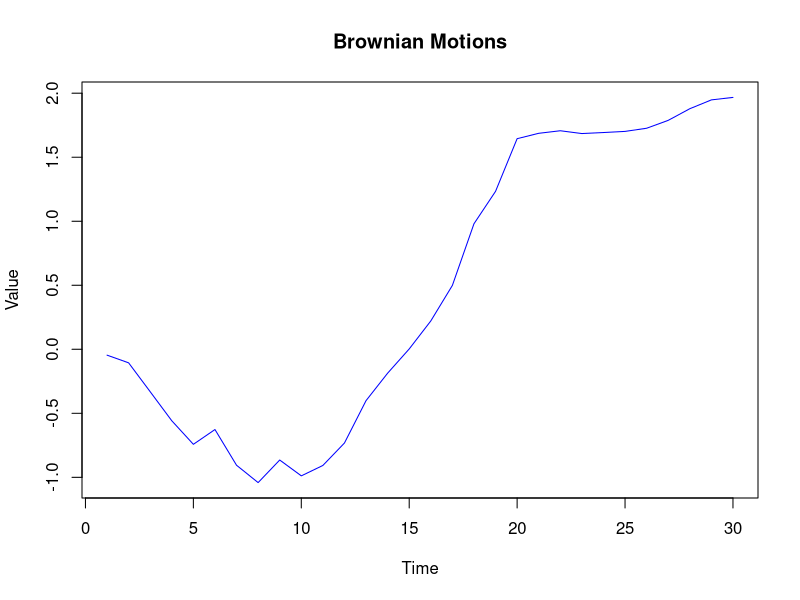

The R script that drew this image:
set.seed(123)

brownian_motion <- function(n, mu, sigma) {
  dt <- 1 / n
  increments <- rnorm(n, mean = mu * dt, sd = sigma * sqrt(dt))
  path <- cumsum(increments)
  return(path)
}

combine_brownian_motions <- function(bm1, bm2) {
  if (length(bm1) == 0) {
    return(bm2)
  } else {
    bm2 <- bm2 + bm1[length(bm1)]
    combined_bm <- c(bm1, bm2)
    return(combined_bm)
  }
}

generate_brownian_motions <- function(
    n, dist_tuple,
    num_per_class,
    change_points,
    output_file = NULL) {
  num_motions <- length(dist_tuple) * num_per_class
  dist_simulated <- c()
  for (i in 1:length(dist_tuple)) {
    for (j in 1:num_per_class) {
      dist <- c()
      for (k in 1:(length(change_points) + 1)) {
        dist <- c(
          dist,
          c(runif(
            1, dist_tuple[i][k][1] - 0.5,
            dist_tuple[i][k][1] + 0.5
          ), runif(
            1, dist_tuple[i][k][2] - 0.1,
            dist_tuple[i][k][2] + 0.1
          ))
        )
      }
      dist_simulated <- c(dist_simulated, dist)
    }
  }
  print("pass")
  bm_df <- data.frame(matrix(
    nrow = n * (change_points + 1),
    ncol = num_motions
  ))
  for (i in 1:num_motions) {
    bm <- c()
    for (j in 1:(length(change_points) + 1)) {
      bm2 <- brownian_motion(
        n, dist_simulated[i][j][1],
        dist_simulated[i][j][2]
      )
      bm <- combine_brownian_motions(bm, bm2)
    }
    print(bm)
    bm_df[, i] <- bm
  }
  colnames(bm_df) <- paste0("BM_", 1:num_motions)
  if (!is.null(output_file)) {
    write.csv(bm_df, file = output_file, row.names = FALSE)
  }
  return(bm_df)
}

generate_brownian_motions <- function(
    n, dist_tuple,
    num_per_class,
    change_points,
    output_file = NULL) {
  num_motions <- length(dist_tuple) * num_per_class
  dist_simulated <- list()

  for (i in 1:length(dist_tuple)) {
    for (j in 1:num_per_class) {
      dist <- list()
      for (k in 1:(change_points + 1)) {
        dist[[k]] <- c(
          runif(
            1, dist_tuple[[i]][[k]][[1]] - 0.5,
            dist_tuple[[i]][[k]][[1]] + 0.5
          ),
          runif(
            1, dist_tuple[[i]][[k]][[2]] - 0.1,
            dist_tuple[[i]][[k]][[2]] + 0.1
          )
        )
      }
      dist_simulated <- c(dist_simulated, list(dist))
    }
  }

  bm_df <- data.frame(matrix(
    nrow = n * (change_points + 1),
    ncol = num_motions
  ))

  for (i in 1:num_motions) {
    bm <- c()
    for (j in 1:(change_points + 1)) {
      bm2 <- brownian_motion(
        n, dist_simulated[[i]][[j]][[1]],
        dist_simulated[[i]][[j]][[2]]
      )
      bm <- combine_brownian_motions(bm, bm2)
    }
    bm_df[, i] <- bm
  }

  colnames(bm_df) <- paste0("BM_", 1:num_motions)

  if (!is.null(output_file)) {
    write.csv(bm_df, file = output_file, row.names = FALSE)
  }

  return(bm_df)
}

generate_daily_returns <- function(brownian_df, output_file = NULL) {
  daily_returns_df <- data.frame(matrix(nrow = nrow(brownian_df), ncol = ncol(brownian_df)))
  for (i in 1:ncol(brownian_df)) {
    daily_returns_df[, i] <- c(0, diff(brownian_df[, i]))
  }
  colnames(daily_returns_df) <- colnames(brownian_df)
  if (!is.null(output_file)) {
    write.csv(daily_returns_df, file = output_file, row.names = FALSE)
  }
  return(daily_returns_df)
}

### Generate brownian motions ###
n <- 10
dist_tuple <- list(
  list(c(1, 0.5), c(3, 0.5), c(2, 0.1)),
  list(c(4, 0.5), c(5, 0.5), c(-1, 0.1)),
  list(c(-1, 0.5), c(3, 0.5), c(0.5, 0.1))
)
num_per_class <- 3
change_points <- 2
bm_df <- generate_brownian_motions(
  n, dist_tuple, num_per_class, change_points, "brownian_database.csv"
)

plot(bm_df$BM_8, type = "l", col = "blue", main = "Brownian Motions", xlab = "Time", ylab = "Value")

### Generate daily returns ###
bm_returns <- generate_daily_returns(bm_df, "brownian_returns.csv")
